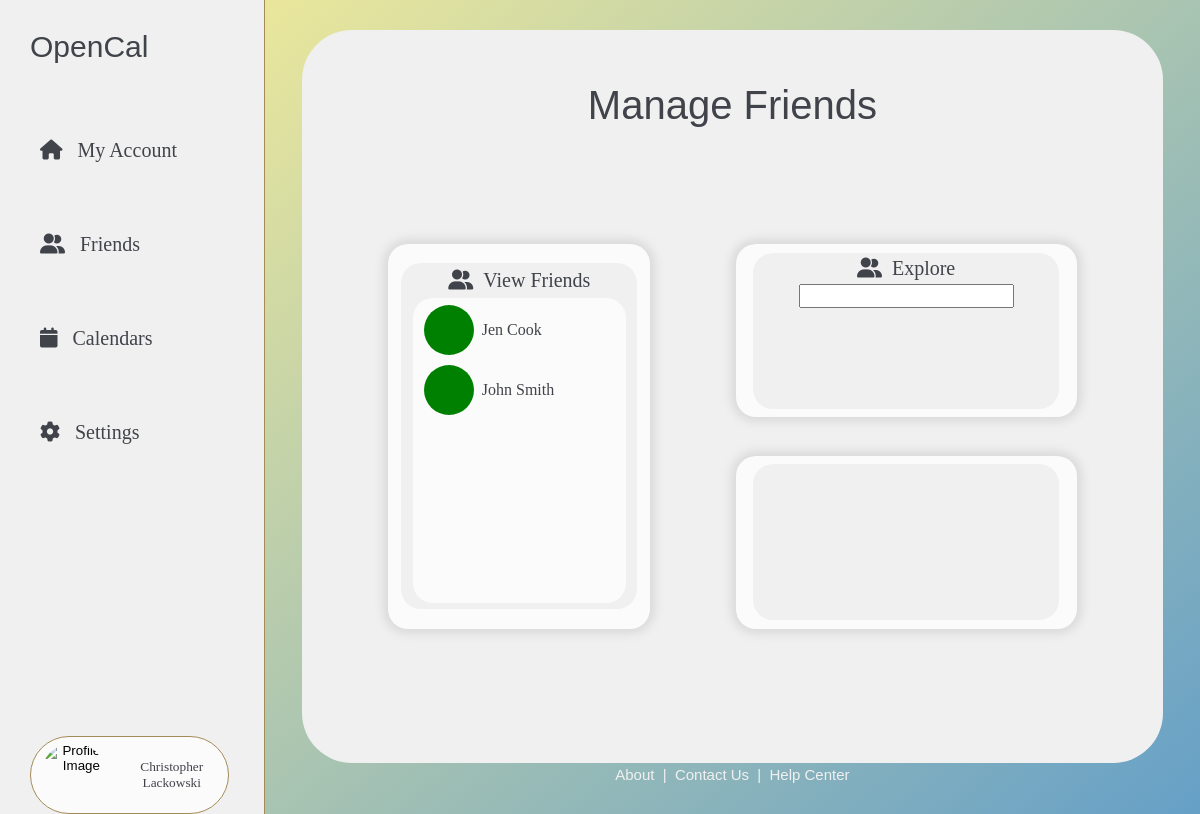
/friends/ (signed in), run on an earlier commit of the app's database.
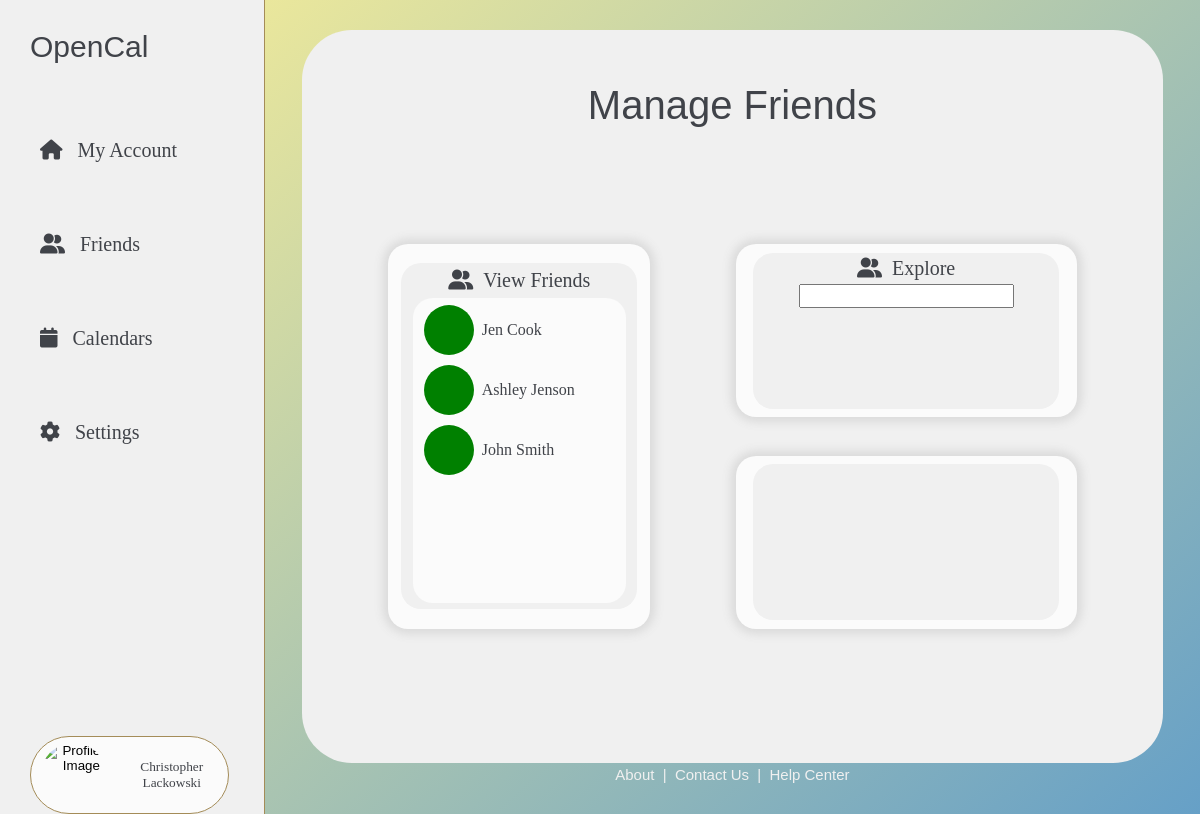
And on a later commit of the database.
### opencalapp/models.py (models this page shows, shortened)
class Account(AbstractUser):
    calendars = models.ManyToManyField('Calendar', related_name='users', blank=True)

### opencalapp/views.py (the view)
# urls.py: path('friends/', views.friends, name='friends'),
@login_required
def friends(request):
    received_requests = FriendRequest.objects.filter(receiver=request.user, is_active=True)
    friend_list = get_object_or_404(FriendList, user=request.user)
    friends = friend_list.friends.all().order_by('last_name')
    return render(request, 'friends.html', {'user': request.user, 'received_requests': received_requests, 'friends': friends})

### opencalapp/templates/friends.html (shortened to what this page needs)
{% extends 'base.html' %}
{% block content %}
{% load static %}
<div class="page-pane" >
    <div class="page-pane-bubble">
        <div class="header-title">
            <b-text style="font-size: 40px;">Manage Friends</b-text>
        </div>
        <div class="all-social-panels">
            <div class="view-friend-panel">
                <div class="panel-bubble">
                    <div class="view-friend-header">
                        <s-text style="font-size: 20px;">
                            <i class="fas fa-user-group"></i>
                        </s-text>
                        <s-text style="font-size: 20px;">&nbsp&nbspView Friends</s-text>
                    </div>
                    <div class="view-friend-bubble">
                        {% for friend in friends %}
                            <div class="single-friend-view">
                                <div style="width: 50px; height: 50px; background-color: green; border-radius: 100%;"></div>
                                <s-text>&nbsp&nbsp{{friend.get_full_name}}</s-text>
                            </div>
                        {% endfor %}
                    </div>
                </div>
            </div>
            <div class="modify-friends-panel">
                <div class="add-friends-panel">
                    <div class="panel-bubble">
                        <div class="find-friends-header">
                            <s-text style="font-size: 20px;">
                                <i class="fas fa-user-group"></i>
                            </s-text>
                            <s-text style="font-size: 20px;">&nbsp&nbspExplore</s-text>
                        </div>
                        <div class="find-friends-section">
                            <div class="search-area">
                                <div class="search-wrapper">
                                    <input type="search" id="search" onkeyup="searchUsers()">
                                </div>
                            </div>
                        </div>
                    </div>
                </div>
                <div class="friend-request-panel">
                    <div class="panel-bubble">
                    </div>
                </div>
            </div>
        </div>
    </div>
    {% include 'footer.html' %}
</div>
{% endblock %}

What changed in the data, as far as the page shows it:
added Account: get_full_name "Ashley Jenson"
